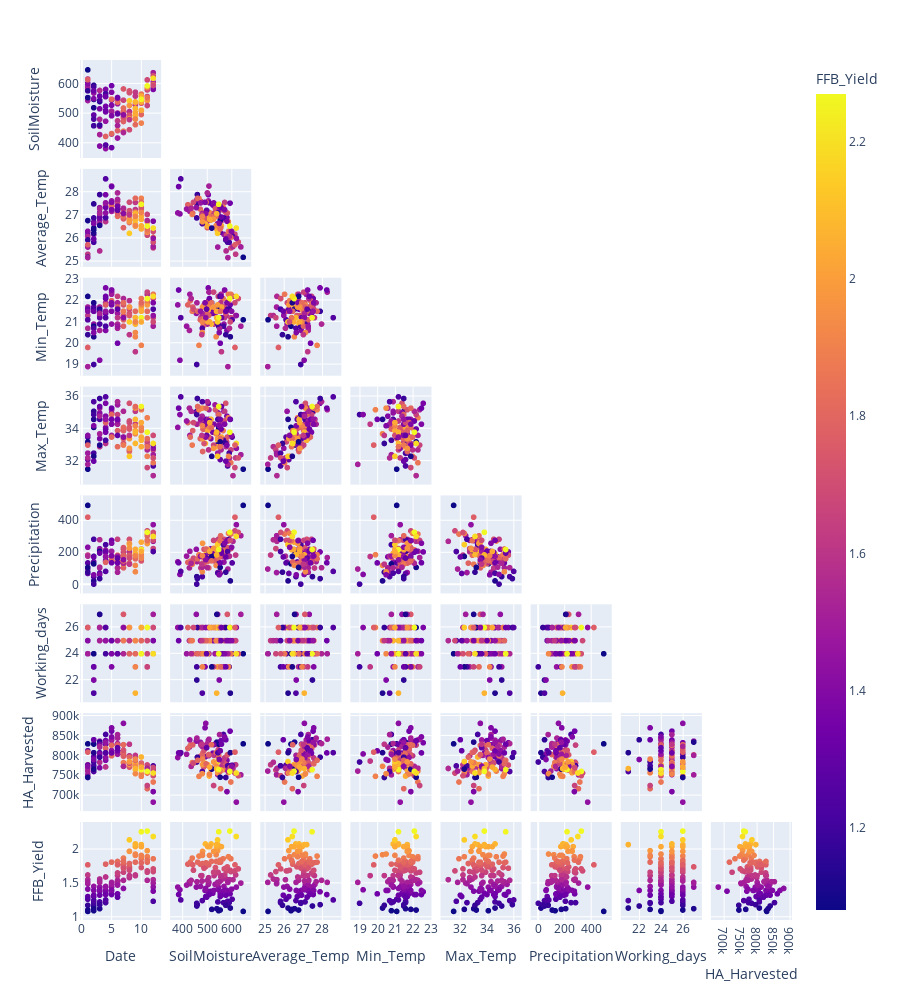

Here is the notebook cell this chart was saved with:
### Code cell
fig = px.scatter_matrix(q2, color="FFB_Yield")
fig.update_traces(showupperhalf=False, diagonal_visible=False)
fig.update_layout(dragmode='select',height=1000)
fig.show()

### Figure 1 — Plotly figure (JSON) as saved in the notebook; plotly's stock layout.template omitted (floating-point values rounded to 4 significant figures; data arrays with more than 128 entries replaced by an {"elided": "..."} marker saying what was removed)
{"data": [{"diagonal": {"visible": false}, "dimensions": [{"axis": {"matches": true}, "label": "Date", "values": {"elided": "130 int values"}}, {"axis": {"matches": true}, "label": "SoilMoisture", "values": {"elided": "130 float values"}}, {"axis": {"matches": true}, "label": "Average_Temp", "values": {"elided": "130 float values"}}, {"axis": {"matches": true}, "label": "Min_Temp", "values": {"elided": "130 float values"}}, {"axis": {"matches": true}, "label": "Max_Temp", "values": {"elided": "130 float values"}}, {"axis": {"matches": true}, "label": "Precipitation", "values": {"elided": "130 float values"}}, {"axis": {"matches": true}, "label": "Working_days", "values": {"elided": "130 int values"}}, {"axis": {"matches": true}, "label": "HA_Harvested", "values": {"elided": "130 float values"}}, {"axis": {"matches": true}, "label": "FFB_Yield", "values": {"elided": "130 float values"}}], "hovertemplate": "%{xaxis.title.text}=%{x}<br>%{yaxis.title.text}=%{y}<br>FFB_Yield=%{marker.color}<extra></extra>", "legendgroup": "", "marker": {"color": {"elided": "130 float values"}, "coloraxis": "coloraxis", "symbol": "circle"}, "name": "", "showlegend": false, "showupperhalf": false, "type": "splom"}], "layout": {"coloraxis": {"colorbar": {"title": {"text": "FFB_Yield"}}, "colorscale": [[0, "#0d0887"], [0.1111, "#46039f"], [0.2222, "#7201a8"], [0.3333, "#9c179e"], [0.4444, "#bd3786"], [0.5556, "#d8576b"], [0.6667, "#ed7953"], [0.7778, "#fb9f3a"], [0.8889, "#fdca26"], [1, "#f0f921"]]}, "dragmode": "select", "height": 1000, "legend": {"tracegroupgap": 0}, "margin": {"t": 60}}}
